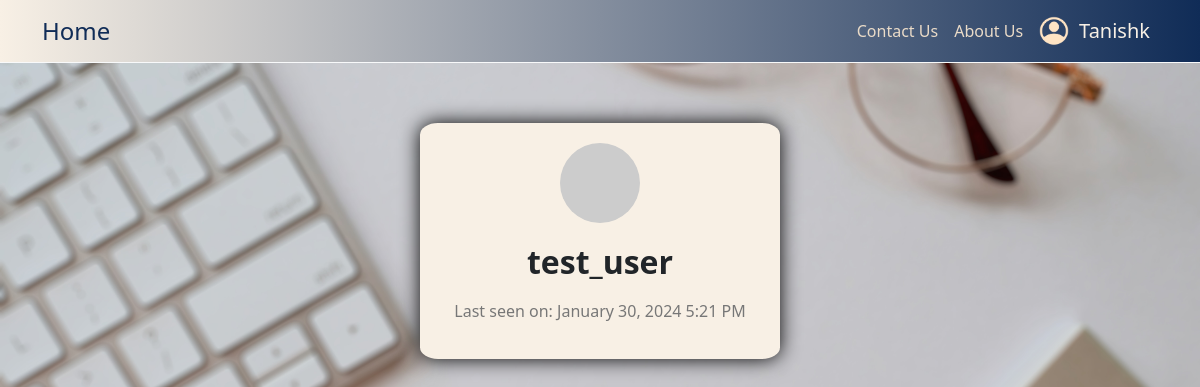
Screenshot of /user/test_user (signed in) with the database file from the repository.
### app/models.py (models this page shows, shortened)
class User(UserMixin, db.Model):
    id: so.Mapped[int] = so.mapped_column(
        primary_key=True
    )
    username: so.Mapped[str] = so.mapped_column(
        sa.String(64),
        index=True,
        unique=True
    )
    email: so.Mapped[str] = so.mapped_column(
        sa.String(120),
        index=True,
        unique=True
    )
    password_hash: so.Mapped[Optional[str]] = so.mapped_column(
        sa.String(256)
    )
    about_me: so.Mapped[Optional[str]] = so.mapped_column(
        sa.String(140)
    )
    last_seen: so.Mapped[Optional[datetime]] = so.mapped_column(
        default=lambda: datetime.now(timezone.utc)
    )
    posts: so.WriteOnlyMapped['Post'] = so.relationship(
        back_populates='author'
    )
    def avatar(self, size):
        digest = md5(self.email.lower().encode('utf-8')).hexdigest()
        return f"https://www.gravatar.com/avatar/{digest}?d=identicon&s={size}"

### app/routes.py (the view)
@app.route("/user/<username>")
@login_required
def user(username):
    user = db.first_or_404(sa.select(User).where(User.username == username))
    return render_template('user.html', user=user)

### app/models.py (called while the page is built)
@login.user_loader
def load_user(id):
    user = db.session.get(User, int(id))
    return user

### app/routes.py (called while the page is built)
@app.before_request
def before_request():
    if current_user.is_authenticated:
        current_user.last_seen = datetime.now(timezone.utc)
        db.session.commit()

### app/templates/user.html (shortened to what this page needs)
{% extends "base.html" %}
{% block content %}
<link rel="stylesheet" href="{{url_for('static', filename='user.css')}}">
<div class="my_container">
    <div class="user-profile">
        <div class="profile-image">
            <img src="{{ user.avatar(128) }}" alt="User Photo" class="photo">
        </div>
        <div class="profile-details">
            <h1 class="username">{{ user.username }}</h1>
            {% if user.last_seen %}
                <p class="last-seen">Last seen on: {{ moment(user.last_seen).format('LLL') }}</p>
            {% endif %}
        </div>
    </div>
</div>
{% endblock %}

### app/templates/base.html (shortened to what this page needs)
<!doctype html>
<html>
    <head>
        <link rel="stylesheet" href="https://cdn.jsdelivr.net/npm/bootstrap@5.3.2/dist/css/bootstrap.min.css">
        <link rel="stylesheet" href="{{ url_for('static', filename='base.css') }}">
    </head>
    <body>
        <nav class="navbar navbar-expand-lg navbar-dark gradient-custom border-bottom border-light">
            <div class="container">
                <a class="navbar-brand" href="{{ url_for('index') }}">Home</a>
                <div class="collapse navbar-collapse" id="navbarNav">
                    <ul class="navbar-nav ms-auto">
                        <li class="nav-item">
                            <a class="nav-link" href="{{ url_for('contact_us') }}">Contact Us</a>
                        </li>
                        <li class="nav-item">
                            <a class="nav-link" href="{{ url_for('about_us') }}">About Us</a>
                        </li>
                        <li class="nav-item dropdown">
                            <a class="nav-link dropdown-toggle" href="#" id="navbarDropdown" role="button" data-bs-toggle="dropdown" aria-expanded="false">
                                {% if not current_user.is_anonymous %}
                                <div class="User_Area">
                                    <img src="{{ url_for('static', filename='assets/user_icon.png') }}" class="User_Icon"></img>
                                    <p class="User_Name">{{ current_user.username }}</p>
                                </div>
                                {% endif %}
                            </a>
                        </li>
                    </ul>
                </div>
            </div>
        </nav>
        {% block content %}{% endblock %}
    </body>
</html>

### app/static/base.css (style rules this page uses)
:root { --bisque: #F8F0E5; --dark: #EADBC8; --blue: #102C57; --brown: #76453B; --icon: url("assets/user_icon.png"); --navbar-height: 75px; }
.User_Icon { width: 30px; height: 30px; margin-right: 10px; }
.User_Name { color: var(--bisque); font-size: 20px; margin-bottom: 0%; }
.User_Area { display: flex; align-items: center; }
.nav-link.dropdown-toggle::after { display: none; }
.navbar-brand { font-size: 1.5em; color: var(--blue); }
.nav-item { align-self: center; }
.nav-link { align-self: center; color: var(--dark); }
.navbar-dark { background-color: var(--blue); }
.gradient-custom { background: var(--blue); background: linear-gradient(to right, var(--bisque), var(--blue)); }

### app/static/user.css (style rules this page uses)
body { background-image: url("assets/index_background.jpg"); background-size: cover; background-position: top; background-repeat: repeat-y; margin: 0; padding: 0; }
.my_container { position: relative; display: inline-block; left: 50%; transform: translateX(-50%); text-align: center; background-color: var(--bisque); padding: 20px; border-radius: 5%; width: 30%; overflow: hidden; margin-top: 5%; box-shadow: 0px 0px 20px 0px black; }
.user-profile { display: flex; align-items: center; justify-content: center; flex-direction: column; }
.profile-image { border-radius: 50%; overflow: hidden; margin-bottom: 20px; }
.photo { width: 100%; height: 100%; object-fit: cover; }
.username { font-size: 2em; font-weight: bold; }
.profile-details { display: flex; flex-direction: column; align-items: center; text-align: left; }
.last-seen { margin-top: 10px; color: #777; font-size: 16px; }

### rows the page displays
User: username "Tanishk"
User: username "test_user", last_seen "January 30, 2024 5:21 PM"
